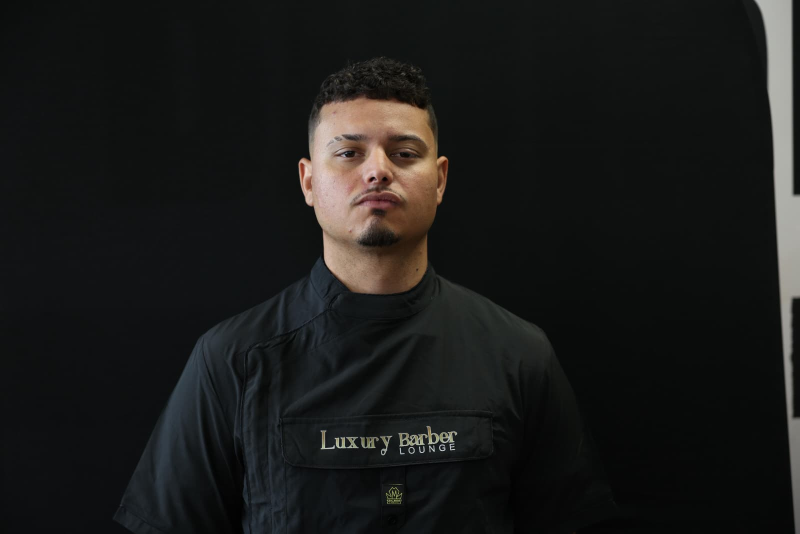
#> input picture media-src/barbers/originals/alfredo-hernandez-pollo.jpeg, 1600 x 1067 px (shown at 1/2 size)
$ python generate-barber-images.py
#> lines starting #> are read from the running program, lines starting #| are printed output that depends on the picture
#!/usr/bin/env python3
"""Generate authentic responsive barber derivatives from the preserved originals.

No generative enhancement is used. Processing is limited to EXIF orientation,
4:5 focal cropping, Lanczos resizing, and a subtle unsharp mask after resize.
"""
from __future__ import annotations

import json
import shutil
from pathlib import Path
from PIL import Image, ImageFilter, ImageOps

ROOT = Path(__file__).resolve().parents[1]
PUBLIC = ROOT / "public" / "media" / "barbers"
SOURCE = PUBLIC / "originals"
ARCHIVE = ROOT / "media-src" / "barbers" / "originals"

FOCAL = {
    "ruben-diaz-jr": (0.50, 0.24),
    "angelica-aquino": (0.50, 0.20),
    "hommy-rivera": (0.50, 0.24),
    "barber-los": (0.50, 0.18),
    "jose": (0.50, 0.18),
    "alfredo-hernandez-pollo": (0.50, 0.18),
    "russ-hawkins": (0.50, 0.20),
    "daniel-penalo": (0.50, 0.16),
    "luis-rivera": (0.50, 0.18),
}

OUTPUTS = {
    "cards": (720, 900),
    "mobile": (540, 675),
    "booking": (640, 800),
    "tablet": (960, 1200),
    "profiles": (1200, 1500),
    "desktop": (1200, 1500),
}

FORMATS = {
    "webp": {"format": "WEBP", "quality": 90, "method": 6},
    "avif": {"format": "AVIF", "quality": 82, "speed": 6},
    "jpg": {"format": "JPEG", "quality": 91, "optimize": True, "progressive": True},
}


def render(source: Image.Image, size: tuple[int, int], focal: tuple[float, float]) -> Image.Image:
    image = ImageOps.fit(source, size, method=Image.Resampling.LANCZOS, centering=focal)
    return image.filter(ImageFilter.UnsharpMask(radius=0.6, percent=45, threshold=4))


def main() -> None:
    ARCHIVE.mkdir(parents=True, exist_ok=True)
    manifest: dict[str, object] = {
        "version": "2026-09-22-luis-release",
        "method": "authentic-source focal crop, Lanczos resize, subtle sharpening; no generative enhancement",
        "aspectRatio": "4:5",
        "outputs": OUTPUTS,
        "barbers": [],
    }
    framing: dict[str, object] = {
        "version": "2026-09-22-luis-release",
        "method": "EXIF orientation, authentic-source 4:5 focal crop, Lanczos resize, subtle sharpening",
        "faceChangesAllowed": False,
        "outputs": {
            name: {"width": size[0], "height": size[1], "formats": list(FORMATS)}
            for name, size in OUTPUTS.items()
        },
        "portraits": [],
    }

    for source_path in sorted(SOURCE.glob("*.jpeg")):
        slug = source_path.stem
        if slug not in FOCAL:
            continue
        shutil.copy2(source_path, ARCHIVE / source_path.name)
        with Image.open(source_path) as opened:
#> opened is the input picture: PIL image 1600x1067 RGB; mean R, G, B 26.2, 26.5, 25.3
            source = ImageOps.exif_transpose(opened).convert("RGB")
            entry = {
                "slug": slug,
                "source": str(source_path.relative_to(ROOT)),
                "sourceWidth": source.width,
                "sourceHeight": source.height,
                "focalPoint": {"x": FOCAL[slug][0], "y": FOCAL[slug][1]},
                "derivatives": {},
            }
            framing_entry = {
                "slug": slug,
                "source": str(source_path.relative_to(ROOT)),
                "sourceWidth": source.width,
                "sourceHeight": source.height,
                "safeFocalPoint": {"x": FOCAL[slug][0], "y": FOCAL[slug][1]},
                "objectPosition": {
                    "card": f"{FOCAL[slug][0] * 100:.0f}% {FOCAL[slug][1] * 100:.0f}%",
                    "mobile": f"{FOCAL[slug][0] * 100:.0f}% {FOCAL[slug][1] * 100:.0f}%",
                    "booking": f"{FOCAL[slug][0] * 100:.0f}% {FOCAL[slug][1] * 100:.0f}%",
                    "profile": f"{FOCAL[slug][0] * 100:.0f}% {FOCAL[slug][1] * 100:.0f}%",
                    "desktop": f"{FOCAL[slug][0] * 100:.0f}% {FOCAL[slug][1] * 100:.0f}%",
                },
            }
            for group, size in OUTPUTS.items():
                target_dir = PUBLIC / group
                target_dir.mkdir(parents=True, exist_ok=True)
                image = render(source, size, FOCAL[slug])
                group_files: dict[str, str] = {}
                for extension, options in FORMATS.items():
                    target = target_dir / f"{slug}.{extension}"
                    image.save(target, **options)
                    group_files[extension] = str(target.relative_to(ROOT))
                entry["derivatives"][group] = {
                    "width": size[0],
                    "height": size[1],
                    "files": group_files,
                }
#> this loop made 1 pass
#> pass 1, in render, `image = ImageOps.fit(source, size, method=Image.Resampling.LANCZOS, ce..`:
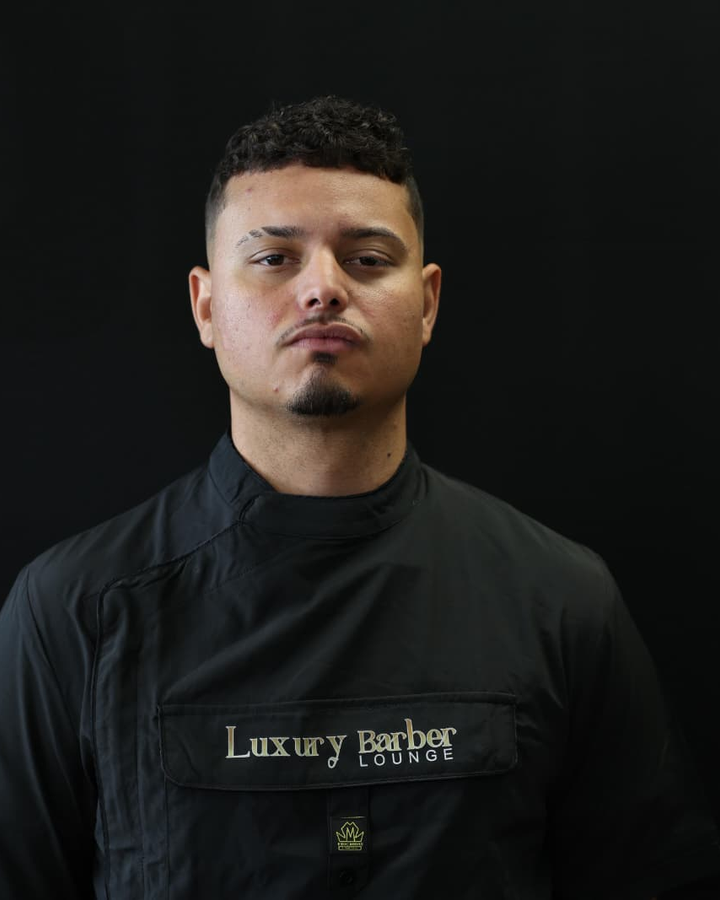
#> image: PIL image 720x900 RGB; mean R, G, B 30.7, 29.8, 27.8
#> after the loop, entry = 6 items
            manifest["barbers"].append(entry)
            framing["portraits"].append(framing_entry)

    manifest_path = ROOT / "media-src" / "barbers" / "responsive-image-manifest.json"
    manifest_path.write_text(json.dumps(manifest, indent=2, ensure_ascii=False) + "\n", encoding="utf-8")
    framing_path = ROOT / "media-src" / "barbers" / "portrait-framing.json"
    framing_path.write_text(json.dumps(framing, indent=2, ensure_ascii=False) + "\n", encoding="utf-8")
    print(f"Generated derivatives for {len(manifest['barbers'])} barbers")


if __name__ == "__main__":
#> (the run stopped early here; a loop or call above may not have finished)
